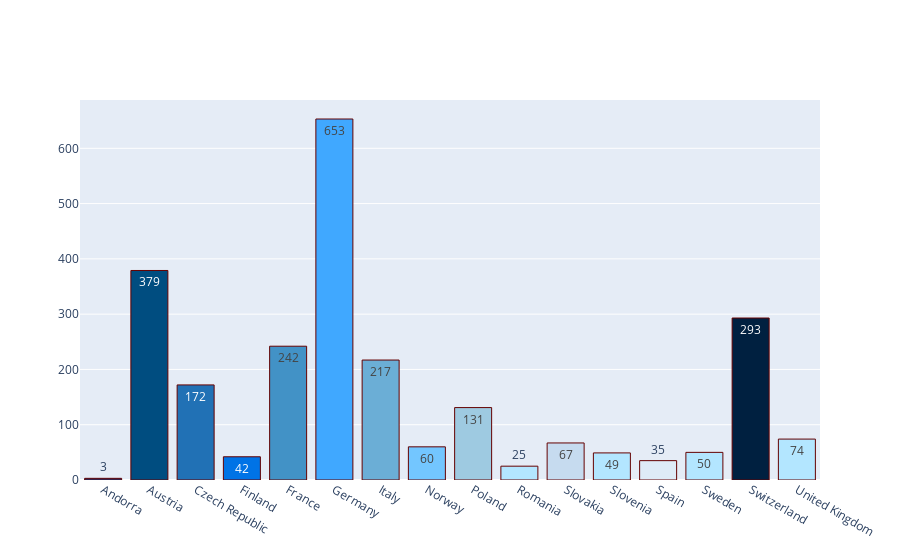

This figure's notebook cell:
### Code cell
#Aqui hemos el numero de ski resort que hay por pais 

# create trace1 
trace1 = go.Bar(x = resort_bycountry.index,
               y = resort_bycountry['Resort Name'],
               marker = dict(color = colors,
                line = dict(color='rgb(100,0,0)', width = 1)),
                base = 'markers',
               text = resort_bycountry['Resort Name'])





data = [trace1]

layout = go.Layout(barmode = "group")

fig = go.Figure(data = data, layout = layout)

iplot(fig)

### Figure 1 — Plotly figure (JSON) as saved in the notebook; plotly's stock layout.template omitted (floating-point values rounded to 4 significant figures)
{"data": [{"base": "markers", "marker": {"color": ["#084594", "#004d80", "#2171b5", "#0073e6", "#4292c6", "#40a8ff", "#6baed6", "#73c6ff", "#9ecae1", "#b3e6ff", "#c6dbef", "#b3e6ff", "#deebf7", "#b3e6ff", "#002040", "#b3e6ff", "#e6f5ff", "#000033", "#000066", "#000099", "#0000cc", "#0000ff", "#66b3ff", "#99ccff", "#000a3c", "#001566", "#002099", "#0040cc", "#0066ff", "#3399ff", "#99ccff"], "line": {"color": "rgb(100,0,0)", "width": 1}}, "text": [3, 379, 172, 42, 242, 653, 217, 60, 131, 25, 67, 49, 35, 50, 293, 74], "type": "bar", "x": ["Andorra", "Austria", "Czech Republic", "Finland", "France", "Germany", "Italy", "Norway", "Poland", "Romania", "Slovakia", "Slovenia", "Spain", "Sweden", "Switzerland", "United Kingdom"], "y": [3, 379, 172, 42, 242, 653, 217, 60, 131, 25, 67, 49, 35, 50, 293, 74]}], "layout": {"barmode": "group"}}
